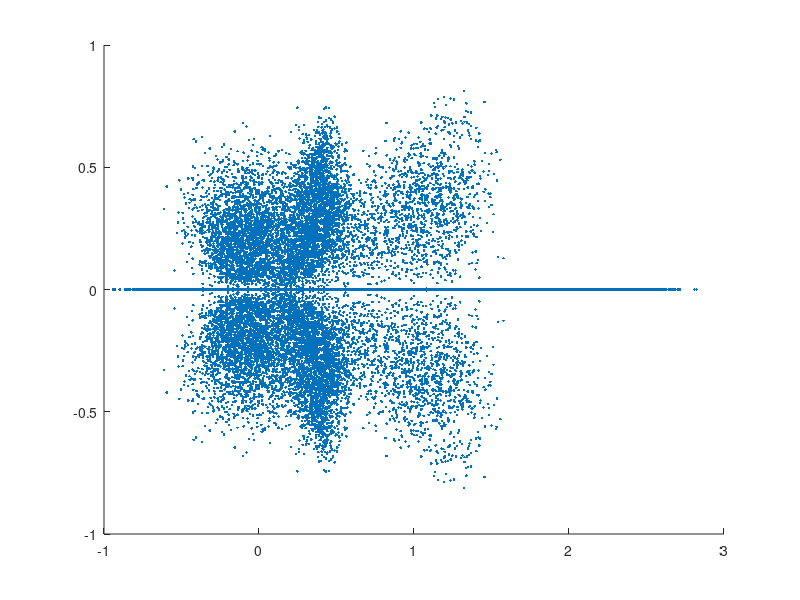

Write the MATLAB code that produced this figure.
function eigTest
%syms x
maxVal = 1;
pts = zeros(0,2);

for i=1:10000
rng = maxVal.*rand(1,9);
A = rng(1);
B = rng(2);
C = rng(3);
D = rng(4);
E = rng(5);
F = rng(6);
G = rng(7);
H = rng(8);
K = rng(9);
%lam = linspace(-10,10);

alpha = A*K-C*G;
beta = A+K;
gamma = A*E-B*D;
delta = A+E;

epsilon = A*F-C*D;
eta = A*H-B*G;

%y=lam.^4-(beta+delta).*lam.^3+(alpha+beta*delta-F*H).*lam.^2-(alpha*delta+beta*gamma-epsilon*H-eta*F).*lam...
%												+alpha*gamma-epsilon*eta;
%{											
plot(lam,y)
ax = gca;
ax.XAxisLocation = 'origin';
ax.YAxisLocation = 'origin';
%}
%p1 = x.^4-(beta+delta).*x.^3+(alpha+beta*delta-F*H).*x.^2-(alpha*delta+beta*gamma-epsilon*H-eta*F).*x...
%												+alpha*gamma-epsilon*eta;
										
p = [1,-(beta+delta),(alpha+beta*delta-F*H),-(alpha*delta+beta*gamma-epsilon*H-eta*F),alpha*gamma-epsilon*eta];

S = roots(p);

re = real(S);
im = imag(S);

re = re(re(:) ~= A);
im = im(re(:) ~= A);

pts = cat(1,pts,[re im]);

end

scatter(pts(:,1),pts(:,2),[],'.');
end
